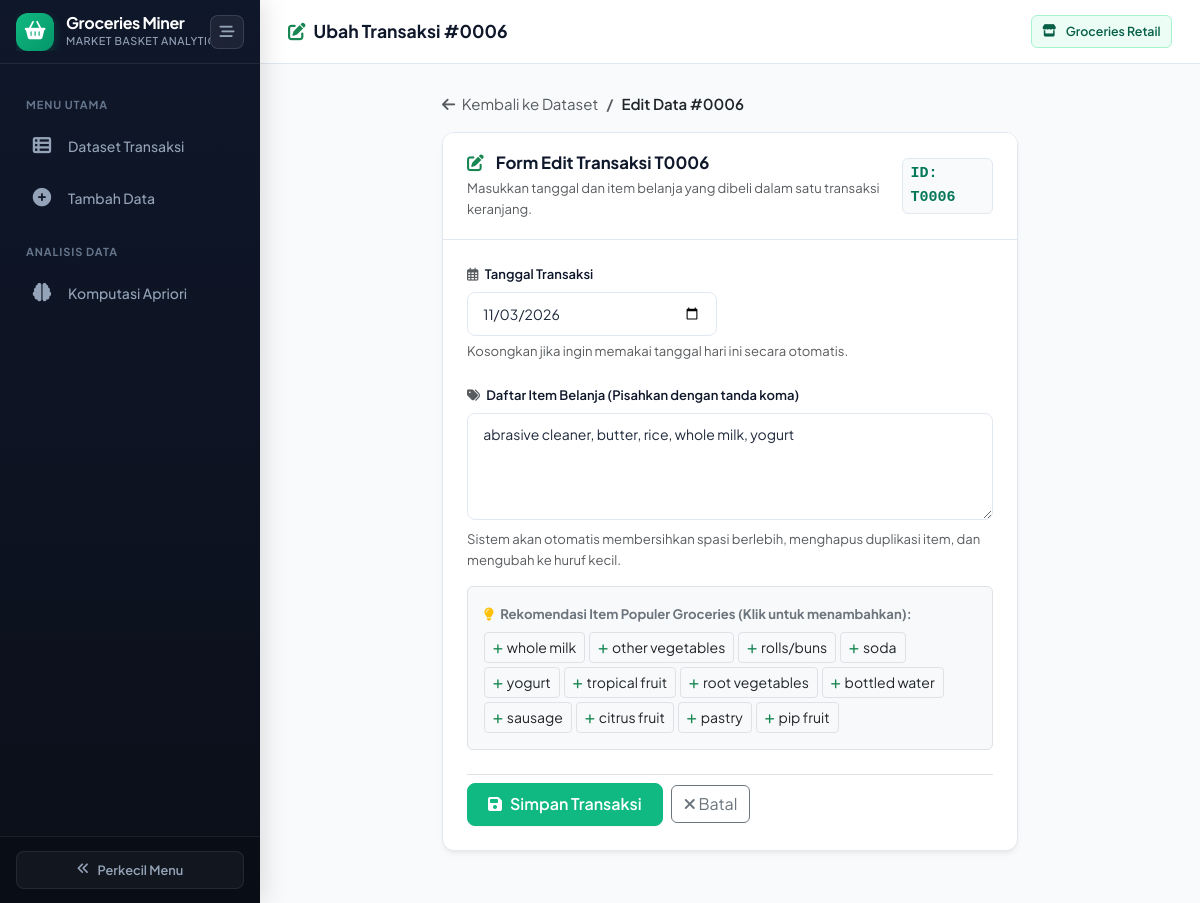
The page /transaksi/6/ubah on the database its author committed.
### tables this page shows
CREATE TABLE transaksi (
            id INTEGER PRIMARY KEY AUTOINCREMENT,
            tanggal TEXT DEFAULT (date('now'))
        );

### app.py (the view, shortened to what this page needs)
@app.route("/transaksi/<int:tid>/ubah", methods=["GET", "POST"])
def ubah(tid):
    conn = get_conn()
    trx = conn.execute("SELECT * FROM transaksi WHERE id = ?", (tid,)).fetchone()
    if trx is None:
        conn.close()
        flash("Transaksi tidak ditemukan.", "error")
        return redirect(url_for("index"))
    items = conn.execute(
        "SELECT nama_item FROM item_transaksi WHERE id_transaksi = ? ORDER BY nama_item",
        (tid,),
    ).fetchall()
    conn.close()
    data = {
        "id": tid,
        "tanggal": trx["tanggal"],
        "items": ", ".join(r["nama_item"] for r in items),
    }
    return render_template("form.html", mode="ubah", data=data)

### database.py (called while the page is built)
def get_conn():
    conn = sqlite3.connect(DB_PATH)
    conn.row_factory = sqlite3.Row
    conn.execute("PRAGMA foreign_keys = ON")
    return conn

### templates/form.html (shortened to what this page needs)
{% extends "base.html" %}
{% block page_title %}
  <i class="fa-solid fa-{{ 'circle-plus' if mode == 'tambah' else 'pen-to-square' }} text-success"></i>
  {{ 'Tambah Transaksi Baru' if mode == 'tambah' else 'Ubah Transaksi #' ~ ('%04d' % data.id) }}
{% endblock %}
{% block content %}
<div class="row justify-content-center">
  <div class="col-12 col-md-10 col-lg-8">
    <nav aria-label="breadcrumb" class="mb-3">
      <ol class="breadcrumb mb-0">
        <li class="breadcrumb-item"><a href="{{ url_for('index') }}" class="text-decoration-none text-muted"><i class="fa-solid fa-arrow-left me-1"></i> Kembali ke Dataset</a></li>
        <li class="breadcrumb-item active text-dark fw-semibold" aria-current="page">{{ 'Tambah Data' if mode == 'tambah' else 'Edit Data #' ~ ('%04d' % data.id) }}</li>
      </ol>
    </nav>
    <div class="card-modern">
      <div class="card-modern-header">
        <div>
          <h2>
            <i class="fa-solid fa-{{ 'cart-plus' if mode == 'tambah' else 'pen-to-square' }} text-success me-1"></i>
            {{ 'Form Input Transaksi Retail' if mode == 'tambah' else 'Form Edit Transaksi T' ~ ('%04d' % data.id) }}
          </h2>
          <p class="text-muted small mb-0 mt-1">Masukkan tanggal dan item belanja yang dibeli dalam satu transaksi keranjang.</p>
        </div>
        {% if mode == 'ubah' %}
          <span class="badge-tid">ID: T{{ '%04d' % data.id }}</span>
        {% endif %}
      </div>
      <div class="card-modern-body">
        <form method="post" id="transactionForm">
          <div class="mb-4">
            <label class="form-label-modern" for="inputTanggal">
              <i class="fa-regular fa-calendar-days text-muted me-1"></i> Tanggal Transaksi
            </label>
            <input type="date" id="inputTanggal" name="tanggal" class="form-control form-control-modern"
                   value="{{ data.tanggal if data else '' }}" style="max-width: 250px;">
            <div class="form-text text-muted small">Kosongkan jika ingin memakai tanggal hari ini secara otomatis.</div>
          </div>
          <div class="mb-4">
            <label class="form-label-modern" for="inputItems">
              <i class="fa-solid fa-tags text-muted me-1"></i> Daftar Item Belanja (Pisahkan dengan tanda koma)
            </label>
            <textarea id="inputItems" name="items" rows="4" required class="form-control form-control-modern"
                      placeholder="contoh: whole milk, yogurt, rolls/buns, soda">{{ data['items'] if data else '' }}</textarea>
            <div class="form-text text-muted small mt-2">
              Sistem akan otomatis membersihkan spasi berlebih, menghapus duplikasi item, dan mengubah ke huruf kecil.
            </div>
            <div class="mt-3 p-3 bg-light rounded border">
              <div class="small fw-bold text-secondary mb-2">
                <i class="fa-solid fa-lightbulb text-warning me-1"></i> Rekomendasi Item Populer Groceries (Klik untuk menambahkan):
              </div>
              <div class="d-flex flex-wrap gap-1">
                {% for itm in ['whole milk', 'other vegetables', 'rolls/buns', 'soda', 'yogurt', 'tropical fruit', 'root vegetables', 'bottled water', 'sausage', 'citrus fruit', 'pastry', 'pip fruit'] %}
                  <button type="button" class="btn btn-sm btn-light border py-1 px-2 text-dark quick-item-btn"
                          onclick="appendItem('{{ itm }}')">
                    <i class="fa-solid fa-plus text-success me-1" style="font-size: 0.7rem;"></i>{{ itm }}
                  </button>
                {% endfor %}
              </div>
            </div>
          </div>
          <div class="d-flex align-items-center gap-2 pt-2 border-top">
            <button type="submit" class="btn btn-emerald">
              <i class="fa-solid fa-floppy-disk"></i> Simpan Transaksi
            </button>
            <a href="{{ url_for('index') }}" class="btn btn-outline-secondary">
              <i class="fa-solid fa-xmark"></i> Batal
            </a>
          </div>
        </form>
      </div>
    </div>
  </div>
</div>
{% endblock %}

### static/css/style.css (style rules this page uses)
:root { --primary-emerald: #10B981; --primary-emerald-hover: #059669; --primary-emerald-dark: #047857; --primary-emerald-light: #34D399; --emerald-subtle: #ECFDF5; --emerald-border: #A7F3D0; --emerald-text: #065F46; --slate-darkest: #0B0F19; --slate-sidebar: #0F172A; --slate-sidebar-hover: #1E293B; --slate-card-border: #E2E8F0; --slate-muted: #64748B; --slate-text: #1E293B; --slate-heading: #0F172A; --bg-page: #F8FAFC; --bg-card: #FFFFFF; --amber-subtle: #FEF3C7; --amber-border: #FDE68A; --amber-text: #92400E; --amber-badge: #F59E0B; --sidebar-width: 260px; --sidebar-collapsed-width: 72px; --topbar-height: 64px; --radius-sm: 8px; --radius-md: 12px; --radius-lg: 16px; --shadow-sm: 0 1px 2px 0 rgba(0, 0, 0, 0.05); --shadow-card: 0 4px 6px -1px rgba(0, 0, 0, 0.05), 0 2px 4px -2px rgba(0, 0, 0, 0.05); --shadow-hover: 0 10px 15px -3px rgba(0, 0, 0, 0.08), 0 4px 6px -4px rgba(0, 0, 0, 0.04); --shadow-emerald: 0 4px 12px rgba(16, 185, 129, 0.25); }
* { box-sizing: border-box; }
body { margin: 0; font-family: 'Plus Jakarta Sans', system-ui, -apple-system, BlinkMacSystemFont, 'Segoe UI', Roboto, sans-serif; background-color: var(--bg-page); color: var(--slate-text); font-size: 0.9375rem; line-height: 1.6; -webkit-font-smoothing: antialiased; -moz-osx-font-smoothing: grayscale; }
.card-modern { background: var(--bg-card); border: 1px solid var(--slate-card-border); border-radius: var(--radius-md); box-shadow: var(--shadow-card); transition: all 0.25s ease; margin-bottom: 1.5rem; overflow: hidden; }
.card-modern-header { padding: 1.25rem 1.5rem; border-bottom: 1px solid var(--slate-card-border); display: flex; align-items: center; justify-content: space-between; background-color: #FFFFFF; }
.card-modern-header h2, .card-modern-header h3 { font-size: 1.05rem; font-weight: 700; color: var(--slate-heading); margin: 0; display: flex; align-items: center; gap: 0.5rem; }
.card-modern-body { padding: 1.5rem; }
.btn-emerald { background-color: var(--primary-emerald); color: #FFFFFF !important; border: 1px solid var(--primary-emerald); font-weight: 600; padding: 0.55rem 1.25rem; border-radius: var(--radius-sm); transition: all 0.2s ease; display: inline-flex; align-items: center; justify-content: center; gap: 0.5rem; text-decoration: none; box-shadow: var(--shadow-sm); }
.badge-tid { font-family: ui-monospace, SFMono-Regular, Menlo, Monaco, Consolas, monospace; background-color: #F8FAFC; color: var(--primary-emerald-dark); border: 1px solid var(--slate-card-border); font-weight: 700; padding: 0.2rem 0.5rem; border-radius: 6px; }
.form-control-modern, .form-select-modern { border: 1px solid var(--slate-card-border); border-radius: var(--radius-sm); padding: 0.65rem 0.95rem; font-size: 0.875rem; color: var(--slate-text); background-color: #FFFFFF; transition: all 0.2s ease; }
.form-label-modern { font-weight: 600; font-size: 0.8125rem; color: var(--slate-heading); margin-bottom: 0.45rem; display: block; }

### rows shown on the page
transaksi: id "Ubah Transaksi #0006", id "Edit Data #0006", id "Form Edit Transaksi T0006", id "0006", tanggal "11/03/2026"

### other values the page prints
{{ itm }} "whole milk" "other vegetables" "rolls/buns" "soda" "yogurt" "tropical fruit" "root vegetables" "bottled water" "sausage" "citrus fruit" "pastry" "pip fruit"
